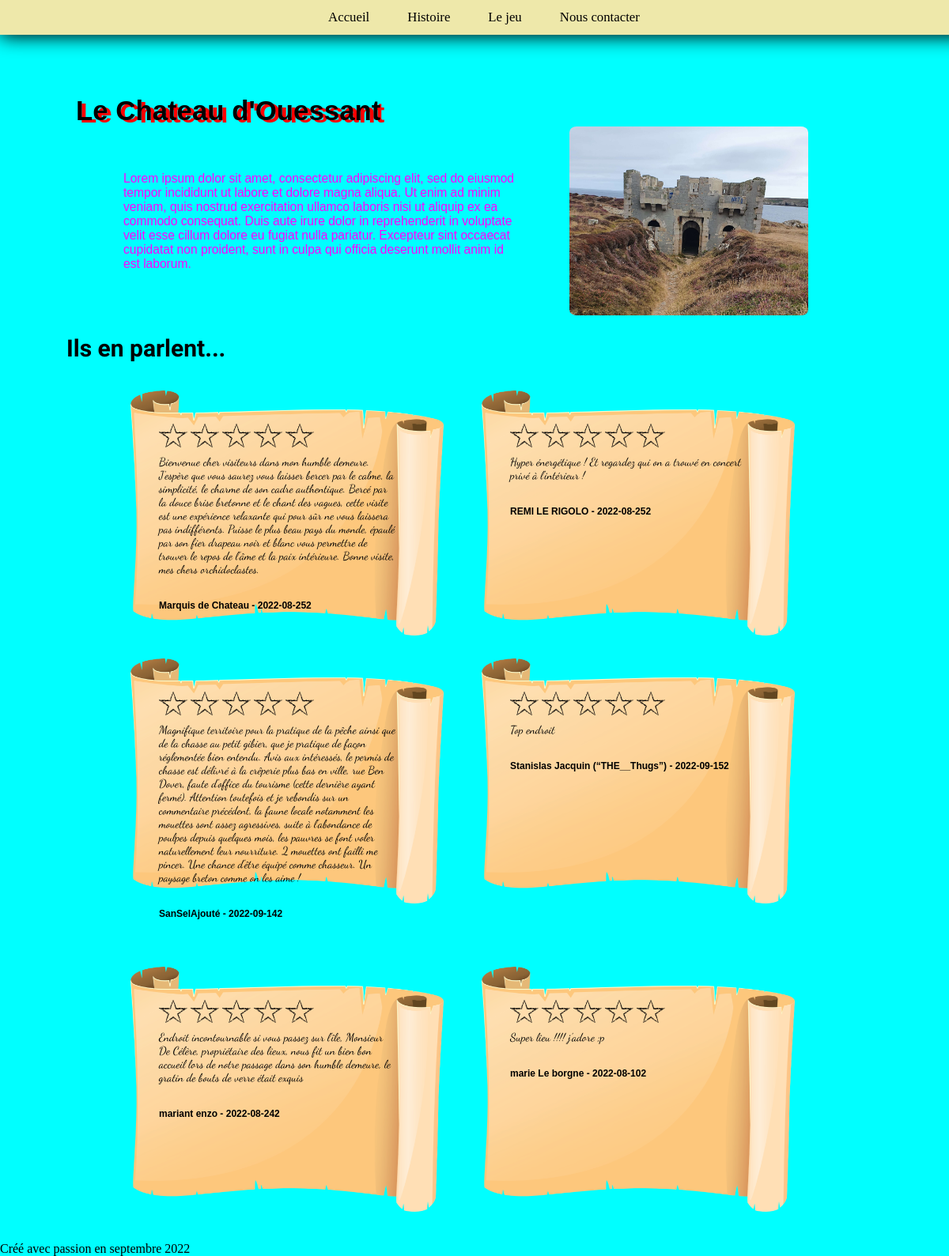
The page / on the database its author committed.
### tables this page shows
CREATE TABLE `commentaires` (
  `IdCommentaire` int(11) NOT NULL,
  `Nom` text NOT NULL,
  `NbEtoiles` int(11) NOT NULL,
  `Date` date NOT NULL,
  `Commentaire` text NOT NULL
);

### index.php (the view, shortened to what this page needs)
<?php
    include("acces_BDD.php");
?>
<!DOCTYPE html>
<html lang="fr">
<head>
    <link rel="stylesheet" href="style.css">
    <link href="http://fonts.cdnfonts.com/css/ming" rel="stylesheet">
    <link href="http://fonts.cdnfonts.com/css/perfect-dark-brk" rel="stylesheet">
</head>
<body class="home">
<?php
    require_once("navbar.php");
?>
    <main>
        <section class="desc">
            <h1 id="title-turn" class="title">Le Chateau d'Ouessant</h1>
            <div>
                <p>Lorem ipsum dolor sit amet, consectetur adipiscing elit, sed do eiusmod tempor incididunt ut labore et dolore magna aliqua. Ut enim ad minim veniam, quis nostrud exercitation ullamco laboris nisi ut aliquip ex ea commodo consequat. Duis aute irure dolor in reprehenderit in voluptate velit esse cillum dolore eu fugiat nulla pariatur. Excepteur sint occaecat cupidatat non proident, sunt in culpa qui officia deserunt mollit anim id est laborum.</p>
                <img id="chateau-turn" class="image-home" src="images/chateau.jpg">
            </div>
        </section>
        <section class="avis">
            <h2 class="">Ils en parlent...</h2>
            <div class="galery-comment">
<?php
    $q=$BDD->prepare('select * from commentaires order by rand() limit 6;');
    $q->execute(array());
    if($q->rowCount() > 0){
        foreach($q as $result){;
?>
               <div class="comment">
                    <div class="stars"><?php for($i=0 ; $i<$result['NbEtoiles']; $i++){?><img src="images/etoile.svg"> <?php } ?></div>
                    <p class="text" ><?php echo $result['Commentaire'] ?></p>
                    <h3><?php echo $result['Nom'] ?> - <?php echo $result['Date'] ?>2</h3>
                </div>
<?php
    }}else{ echo 'Pas de commenatires. ';}
?>
            </div>
        </section>
    </main>
    <footer>
        <p>Créé avec passion en septembre 2022</p>
    </footer>
</body>
</html>

### navbar.php
<header>
    <nav>
        <ul class="navbar">
            <li class="nav-item">
                <a class="nav-link" href="index.php">Accueil</a>
            </li>
            <li class="nav-item">
                <a class="nav-link" href="histoire.php">Histoire</a>
            </li>
            <li class="nav-item">
                <a class="nav-link" href="jeu.php">Le jeu</a>
            </li>
            <li class="nav-item">
                <a class="nav-link" href="contact.php">Nous contacter</a>
            </li>
        </ul>
    </nav>
</header>

### style.css (style rules this page uses)
* { margin: 0; padding: 0; }
body { overflow-x: hidden; }
section { display: block; }
nav { position: fixed; top: 0; z-index: 1; }
.navbar { display: flex; flex-direction: row; width: 100vw; padding: 1vw; align-items: center; list-style: none; justify-content: center; background-color: palegoldenrod; box-shadow: 0 2px 2vw black; }
.nav-item { width: auto ; }
.nav-link { text-decoration: none; width: auto ; margin: 0 2vw ; color: black; font-size: 1.4vw; font-family: "Comic Sans MS", "Comic Sans", cursive; }
main { margin: 15vh 5vw 3vh; }
.home { background-color:aqua; }
.title { font-family: 'Perfect Dark (BRK)', sans-serif; text-shadow: 5px 3px red; font-size: 2.9vw; cursor: default ; }
.image-home { width: 30%; border-radius: 3%; }
.desc { padding: 0 3vw; height: auto; }
.desc div { display: flex; flex-direction: row; align-items: center; width: 100%; }
.desc p { width: 50%; font-family: 'Ming', sans-serif; font-size: 1.3vw; color: magenta; padding: 0 5vw 0 5vw; height: auto; }
.avis { margin-bottom: 3vh; }
.avis h2 { font-size: 2.5vw; margin: 2vw; font-family: 'Combo', cursive; }
.galery-comment { display: flex; flex-wrap: wrap; width: 85%; margin: 1vw auto; }
.comment { width: 25vw; margin: 1vw 2vw; padding: 3vw 5vw 3vw 3vw; background-image: url("images/parchemin.png") ; background-size: contain; background-repeat: no-repeat; height: auto; min-height: 20vw; }
.comment .text { font-family: 'Dancing Script', cursive; padding-bottom: 30px; font-size: 1.2vw; }
.comment h3 { font-family: arial; font-size: 1vw; }
.stars { width: 100%; margin: 0.5vw 0; }
.stars img { width: 3vw; }

### rows shown on the page
commentaires: NbEtoiles 5 (drawn), Commentaire "Bienvenue cher visiteurs dans mon humble demeure. J’espère que vous saurez vous laisser bercer par le calme, la simplicité, le charme de son cadre authentique. Bercé par la douce brise bretonne et le chant des vagues, cette visite est une expérience relaxante qui pour sûr ne vous laissera pas indifférents. Puisse le plus beau pays du monde, épaulé par son fier drapeau noir et blanc vous permettre de trouver le repos de l’âme et la paix intérieure. Bonne visite, mes chers orchidoclastes.", Nom "Marquis de Chateau", Date "2022-08-25"
commentaires: NbEtoiles 5 (drawn), Commentaire "Hyper énergétique ! Et regardez qui on a trouvé en concert privé à l'intérieur !", Nom "REMI LE RIGOLO", Date "2022-08-25"
commentaires: NbEtoiles 5 (drawn), Commentaire "Magnifique territoire pour la pratique de la pêche ainsi que de la chasse au petit gibier, que je pratique de façon réglementée bien entendu. Avis aux intéressés, le permis de chasse est délivré à la crêperie plus bas en ville, rue Ben Dover, faute d'office du tourisme (cette dernière ayant fermé). Attention toutefois et je rebondis sur un commentaire précédent, la faune locale notamment les mouettes sont assez agressives, suite à l'abondance de poulpes depuis quelques mois, les pauvres se font voler naturellement leur nourriture. 2 mouettes ont failli me pincer. Une chance d'être équipé comme chasseur. Un paysage breton comme on les aime !", Nom "SanSelAjouté", Date "2022-09-14"
commentaires: NbEtoiles 5 (drawn), Commentaire "Top endroit", Nom "Stanislas Jacquin (“THE__Thugs”)", Date "2022-09-15"
commentaires: NbEtoiles 5 (drawn), Commentaire "Endroit incontournable si vous passez sur l'île, Monsieur De Célère, propriétaire des lieux, nous fit un bien bon accueil lors de notre passage dans son humble demeure, le gratin de bouts de verre était exquis", Nom "mariant enzo", Date "2022-08-24"
commentaires: NbEtoiles 5 (drawn), Commentaire "Super lieu !!!! j’adore ;p", Nom "marie Le borgne", Date "2022-08-10"
